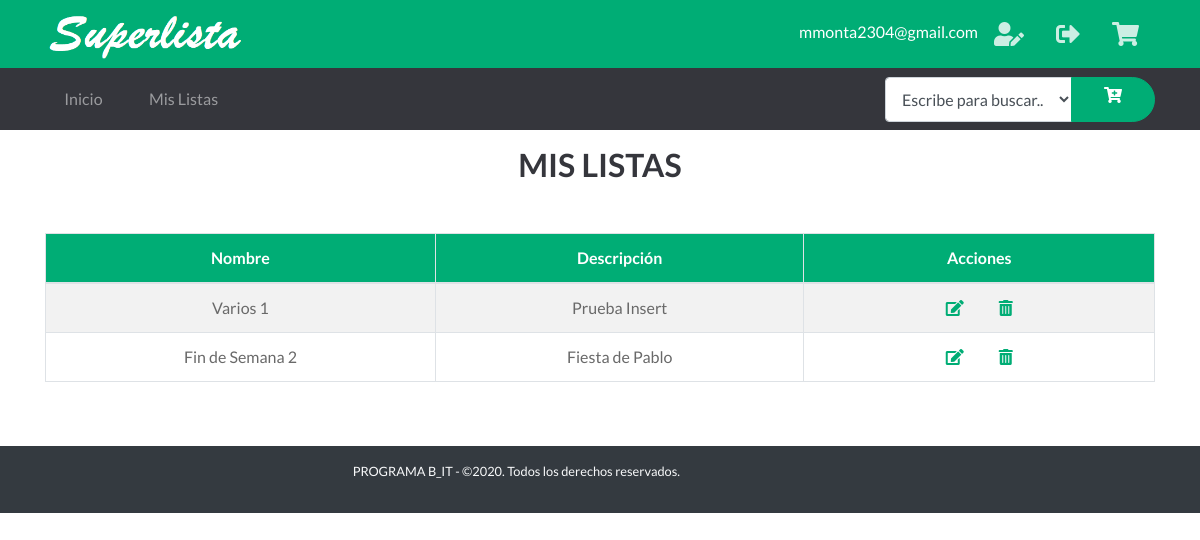
The page /MisListas (signed in) on the database as committed earlier.
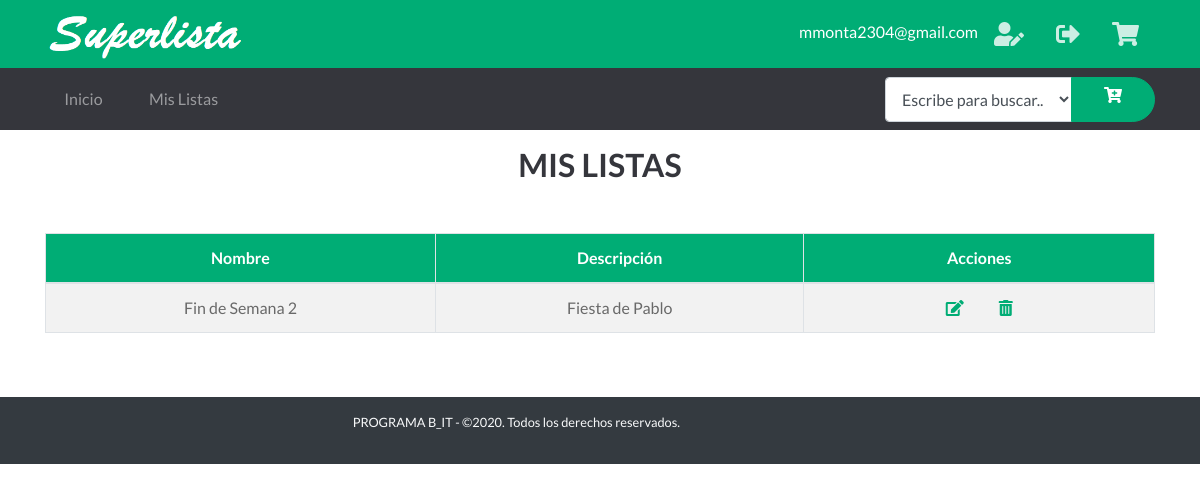
The same page on the database as committed later.
### tables this page shows
CREATE TABLE "Listas" (
	"Id"	INTEGER NOT NULL PRIMARY KEY AUTOINCREMENT UNIQUE,
	"UsuarioId"	INTEGER NOT NULL,
	"Nombre"	TEXT,
	"Descripcion"	TEXT,
	FOREIGN KEY("UsuarioId") REFERENCES "Usuarios"("Id")
);

### app.py (the view)
@app.route('/MisListas')  # Ruta Mis Listas
def MisListas():
    if 'nombre' in session:
        id = session['id']
        db = get_db()
        cur = db.cursor()
        find_lists = (
            "SELECT Id, Nombre, Descripcion FROM Listas WHERE UsuarioId = ?")
        cur.execute(find_lists, [(id)])
        resultado = [dict(Id=row[0], Nombre=row[1], Descripcion=row[2])
                     for row in cur.fetchall()]
        db.close()
        return render_template('mis_listas.html', listas=resultado)
    else:
        return redirect("/")

### app.py (called while the page is built)
def get_db():
    db = getattr(g, '_database', None)
    if db is None:
        db = g._database = sqlite3.connect('database1.db')
    return db

@app.teardown_appcontext
def close_connection(exception):
    db = getattr(g, '_database', None)
    if db is not None:
        db.close()

### templates/mis_listas.html
{% extends "layout_logged_in.html" %}
{% block content %}
<section id="mislistas">
    <header class="py-3 text-secondary text-center position-relative">
        <h2 class="display-6 font-weight-bold">MIS LISTAS</h2>
    </header>
    <br>
    <div class="container">
        <div class="row">
            <div class="col-12 col-lg-12 text-center">
                <table class="table table-bordered table-striped ">
                    <thead class="table bg-primary text-white ">
                      <tr>
                        <th scope="col">Nombre</th>
                        <th scope="col">Descripción</th>
                        <th scope="col">Acciones</th>
                      </tr>
                    </thead>
                    <tbody>
                      {% for lista in listas %}
                        <tr>
                            <td>{{ lista.Nombre }}</td>
                            <td>{{ lista.Descripcion }}</td>
                            <td>
                                <a href="/EditarLista/{{lista.Id}}"><i class="fas fa-edit text-primary px-3"></i></a>
                                <a href="/DeleteLista/{{lista.Id}}"><i class="fas fa-trash-alt text-primary px-3"></i></a>
                            </td>
                        </tr>
                      {% endfor %}
                    </tbody>
                  </table>
            </div>
        </div>
    </div>
</section>
{% endblock %}

Rows that differ between the two databases and show on the page:
removed Listas: Nombre "Varios 1", Descripcion "Prueba Insert"
